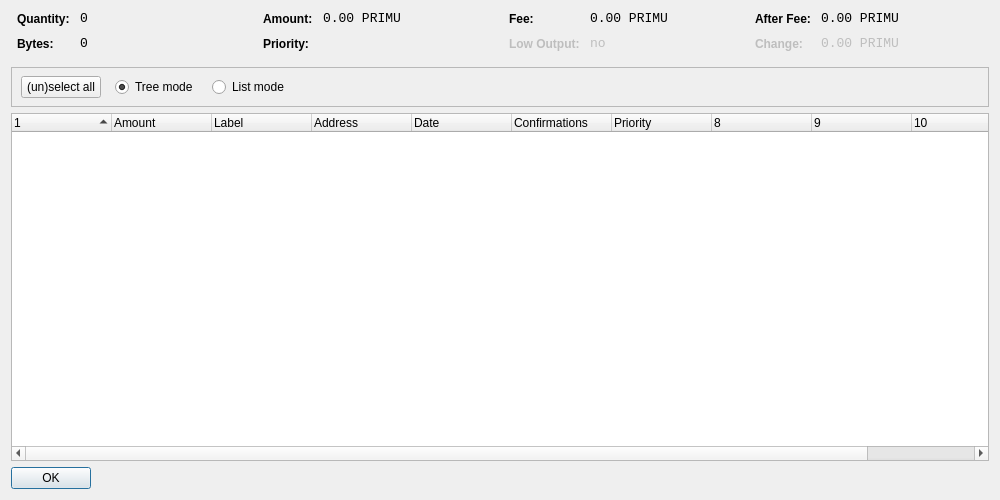
<?xml version="1.0" encoding="UTF-8"?>
<ui version="4.0">
 <class>CoinControlDialog</class>
 <widget class="QDialog" name="CoinControlDialog">
  <property name="geometry">
   <rect>
    <x>0</x>
    <y>0</y>
    <width>1000</width>
    <height>500</height>
   </rect>
  </property>
  <property name="windowTitle">
   <string>Coin Control</string>
  </property>
  <layout class="QVBoxLayout" name="verticalLayout">
   <item>
    <layout class="QHBoxLayout" name="horizontalLayoutTop" stretch="0,0,0,0">
     <property name="topMargin">
      <number>0</number>
     </property>
     <property name="bottomMargin">
      <number>10</number>
     </property>
     <item>
      <layout class="QFormLayout" name="formLayoutCoinControl1">
       <property name="horizontalSpacing">
        <number>10</number>
       </property>
       <property name="verticalSpacing">
        <number>10</number>
       </property>
       <property name="leftMargin">
        <number>6</number>
       </property>
       <property name="rightMargin">
        <number>6</number>
       </property>
       <item row="0" column="0">
        <widget class="QLabel" name="labelCoinControlQuantityText">
         <property name="styleSheet">
          <string notr="true">font-weight:bold;</string>
         </property>
         <property name="text">
          <string>Quantity:</string>
         </property>
        </widget>
       </item>
       <item row="0" column="1">
        <widget class="QLabel" name="labelCoinControlQuantity">
         <property name="font">
          <font>
           <family>Monospace</family>
           <pointsize>10</pointsize>
          </font>
         </property>
         <property name="cursor">
          <cursorShape>IBeamCursor</cursorShape>
         </property>
         <property name="contextMenuPolicy">
          <enum>Qt::ActionsContextMenu</enum>
         </property>
         <property name="text">
          <string notr="true">0</string>
         </property>
         <property name="textInteractionFlags">
          <set>Qt::LinksAccessibleByMouse|Qt::TextSelectableByKeyboard|Qt::TextSelectableByMouse</set>
         </property>
        </widget>
       </item>
       <item row="1" column="0">
        <widget class="QLabel" name="labelCoinControlBytesText">
         <property name="styleSheet">
          <string notr="true">font-weight:bold;</string>
         </property>
         <property name="text">
          <string>Bytes:</string>
         </property>
        </widget>
       </item>
       <item row="1" column="1">
        <widget class="QLabel" name="labelCoinControlBytes">
         <property name="font">
          <font>
           <family>Monospace</family>
           <pointsize>10</pointsize>
          </font>
         </property>
         <property name="cursor">
          <cursorShape>IBeamCursor</cursorShape>
         </property>
         <property name="contextMenuPolicy">
          <enum>Qt::ActionsContextMenu</enum>
         </property>
         <property name="text">
          <string notr="true">0</string>
         </property>
         <property name="textInteractionFlags">
          <set>Qt::LinksAccessibleByMouse|Qt::TextSelectableByKeyboard|Qt::TextSelectableByMouse</set>
         </property>
        </widget>
       </item>
      </layout>
     </item>
     <item>
      <layout class="QFormLayout" name="formLayoutCoinControl2">
       <property name="horizontalSpacing">
        <number>10</number>
       </property>
       <property name="verticalSpacing">
        <number>10</number>
       </property>
       <property name="leftMargin">
        <number>6</number>
       </property>
       <property name="rightMargin">
        <number>6</number>
       </property>
       <item row="0" column="0">
        <widget class="QLabel" name="labelCoinControlAmountText">
         <property name="styleSheet">
          <string notr="true">font-weight:bold;</string>
         </property>
         <property name="text">
          <string>Amount:</string>
         </property>
        </widget>
       </item>
       <item row="0" column="1">
        <widget class="QLabel" name="labelCoinControlAmount">
         <property name="font">
          <font>
           <family>Monospace</family>
           <pointsize>10</pointsize>
          </font>
         </property>
         <property name="cursor">
          <cursorShape>IBeamCursor</cursorShape>
         </property>
         <property name="contextMenuPolicy">
          <enum>Qt::ActionsContextMenu</enum>
         </property>
         <property name="text">
          <string notr="true">0.00 PRIMU</string>
         </property>
         <property name="textInteractionFlags">
          <set>Qt::LinksAccessibleByMouse|Qt::TextSelectableByKeyboard|Qt::TextSelectableByMouse</set>
         </property>
        </widget>
       </item>
       <item row="1" column="0">
        <widget class="QLabel" name="labelCoinControlPriorityText">
         <property name="styleSheet">
          <string notr="true">font-weight:bold;</string>
         </property>
         <property name="text">
          <string>Priority:</string>
         </property>
        </widget>
       </item>
       <item row="1" column="1">
        <widget class="QLabel" name="labelCoinControlPriority">
         <property name="font">
          <font>
           <family>Monospace</family>
           <pointsize>10</pointsize>
          </font>
         </property>
         <property name="cursor">
          <cursorShape>IBeamCursor</cursorShape>
         </property>
         <property name="contextMenuPolicy">
          <enum>Qt::ActionsContextMenu</enum>
         </property>
         <property name="text">
          <string/>
         </property>
         <property name="textInteractionFlags">
          <set>Qt::LinksAccessibleByMouse|Qt::TextSelectableByKeyboard|Qt::TextSelectableByMouse</set>
         </property>
        </widget>
       </item>
      </layout>
     </item>
     <item>
      <layout class="QFormLayout" name="formLayoutCoinControl3">
       <property name="horizontalSpacing">
        <number>10</number>
       </property>
       <property name="verticalSpacing">
        <number>10</number>
       </property>
       <property name="leftMargin">
        <number>6</number>
       </property>
       <property name="rightMargin">
        <number>6</number>
       </property>
       <item row="0" column="0">
        <widget class="QLabel" name="labelCoinControlFeeText">
         <property name="styleSheet">
          <string notr="true">font-weight:bold;</string>
         </property>
         <property name="text">
          <string>Fee:</string>
         </property>
        </widget>
       </item>
       <item row="0" column="1">
        <widget class="QLabel" name="labelCoinControlFee">
         <property name="font">
          <font>
           <family>Monospace</family>
           <pointsize>10</pointsize>
          </font>
         </property>
         <property name="cursor">
          <cursorShape>IBeamCursor</cursorShape>
         </property>
         <property name="contextMenuPolicy">
          <enum>Qt::ActionsContextMenu</enum>
         </property>
         <property name="text">
          <string notr="true">0.00 PRIMU</string>
         </property>
         <property name="textInteractionFlags">
          <set>Qt::LinksAccessibleByMouse|Qt::TextSelectableByKeyboard|Qt::TextSelectableByMouse</set>
         </property>
        </widget>
       </item>
       <item row="1" column="0">
        <widget class="QLabel" name="labelCoinControlLowOutputText">
         <property name="enabled">
          <bool>false</bool>
         </property>
         <property name="styleSheet">
          <string notr="true">font-weight:bold;</string>
         </property>
         <property name="text">
          <string>Low Output:</string>
         </property>
        </widget>
       </item>
       <item row="1" column="1">
        <widget class="QLabel" name="labelCoinControlLowOutput">
         <property name="enabled">
          <bool>false</bool>
         </property>
         <property name="font">
          <font>
           <family>Monospace</family>
           <pointsize>10</pointsize>
          </font>
         </property>
         <property name="cursor">
          <cursorShape>IBeamCursor</cursorShape>
         </property>
         <property name="contextMenuPolicy">
          <enum>Qt::ActionsContextMenu</enum>
         </property>
         <property name="text">
          <string notr="true">no</string>
         </property>
         <property name="textInteractionFlags">
          <set>Qt::LinksAccessibleByMouse|Qt::TextSelectableByKeyboard|Qt::TextSelectableByMouse</set>
         </property>
        </widget>
       </item>
      </layout>
     </item>
     <item>
      <layout class="QFormLayout" name="formLayoutCoinControl4">
       <property name="horizontalSpacing">
        <number>10</number>
       </property>
       <property name="verticalSpacing">
        <number>10</number>
       </property>
       <property name="leftMargin">
        <number>6</number>
       </property>
       <property name="rightMargin">
        <number>6</number>
       </property>
       <item row="0" column="0">
        <widget class="QLabel" name="labelCoinControlAfterFeeText">
         <property name="styleSheet">
          <string notr="true">font-weight:bold;</string>
         </property>
         <property name="text">
          <string>After Fee:</string>
         </property>
        </widget>
       </item>
       <item row="0" column="1">
        <widget class="QLabel" name="labelCoinControlAfterFee">
         <property name="font">
          <font>
           <family>Monospace</family>
           <pointsize>10</pointsize>
          </font>
         </property>
         <property name="cursor">
          <cursorShape>IBeamCursor</cursorShape>
         </property>
         <property name="contextMenuPolicy">
          <enum>Qt::ActionsContextMenu</enum>
         </property>
         <property name="text">
          <string notr="true">0.00 PRIMU</string>
         </property>
         <property name="textInteractionFlags">
          <set>Qt::LinksAccessibleByMouse|Qt::TextSelectableByKeyboard|Qt::TextSelectableByMouse</set>
         </property>
        </widget>
       </item>
       <item row="1" column="0">
        <widget class="QLabel" name="labelCoinControlChangeText">
         <property name="enabled">
          <bool>false</bool>
         </property>
         <property name="styleSheet">
          <string notr="true">font-weight:bold;</string>
         </property>
         <property name="text">
          <string>Change:</string>
         </property>
        </widget>
       </item>
       <item row="1" column="1">
        <widget class="QLabel" name="labelCoinControlChange">
         <property name="enabled">
          <bool>false</bool>
         </property>
         <property name="font">
          <font>
           <family>Monospace</family>
           <pointsize>10</pointsize>
          </font>
         </property>
         <property name="cursor">
          <cursorShape>IBeamCursor</cursorShape>
         </property>
         <property name="contextMenuPolicy">
          <enum>Qt::ActionsContextMenu</enum>
         </property>
         <property name="text">
          <string notr="true">0.00 PRIMU</string>
         </property>
         <property name="textInteractionFlags">
          <set>Qt::LinksAccessibleByMouse|Qt::TextSelectableByKeyboard|Qt::TextSelectableByMouse</set>
         </property>
        </widget>
       </item>
      </layout>
     </item>
    </layout>
   </item>
   <item>
    <widget class="QFrame" name="frame">
     <property name="minimumSize">
      <size>
       <width>0</width>
       <height>40</height>
      </size>
     </property>
     <property name="frameShape">
      <enum>QFrame::StyledPanel</enum>
     </property>
     <property name="frameShadow">
      <enum>QFrame::Sunken</enum>
     </property>
     <widget class="QWidget" name="horizontalLayoutWidget">
      <property name="geometry">
       <rect>
        <x>10</x>
        <y>0</y>
        <width>781</width>
        <height>41</height>
       </rect>
      </property>
      <layout class="QHBoxLayout" name="horizontalLayoutPanel" stretch="0,0,0,0,0">
       <property name="spacing">
        <number>14</number>
       </property>
       <item>
        <widget class="QPushButton" name="pushButtonSelectAll">
         <property name="sizePolicy">
          <sizepolicy hsizetype="Maximum" vsizetype="Fixed">
           <horstretch>0</horstretch>
           <verstretch>0</verstretch>
          </sizepolicy>
         </property>
         <property name="text">
          <string>(un)select all</string>
         </property>
        </widget>
       </item>
       <item>
        <widget class="QRadioButton" name="radioTreeMode">
         <property name="sizePolicy">
          <sizepolicy hsizetype="Maximum" vsizetype="Fixed">
           <horstretch>0</horstretch>
           <verstretch>0</verstretch>
          </sizepolicy>
         </property>
         <property name="text">
          <string>Tree mode</string>
         </property>
         <property name="checked">
          <bool>true</bool>
         </property>
        </widget>
       </item>
       <item>
        <widget class="QRadioButton" name="radioListMode">
         <property name="sizePolicy">
          <sizepolicy hsizetype="Maximum" vsizetype="Fixed">
           <horstretch>0</horstretch>
           <verstretch>0</verstretch>
          </sizepolicy>
         </property>
         <property name="text">
          <string>List mode</string>
         </property>
        </widget>
       </item>
       <item>
        <spacer name="horizontalSpacer">
         <property name="orientation">
          <enum>Qt::Horizontal</enum>
         </property>
         <property name="sizeHint" stdset="0">
          <size>
           <width>40</width>
           <height>20</height>
          </size>
         </property>
        </spacer>
       </item>
      </layout>
     </widget>
    </widget>
   </item>
   <item>
    <widget class="CoinControlTreeWidget" name="treeWidget">
     <property name="contextMenuPolicy">
      <enum>Qt::CustomContextMenu</enum>
     </property>
     <property name="sortingEnabled">
      <bool>false</bool>
     </property>
     <property name="columnCount">
      <number>11</number>
     </property>
     <attribute name="headerShowSortIndicator" stdset="0">
      <bool>true</bool>
     </attribute>
     <attribute name="headerStretchLastSection">
      <bool>false</bool>
     </attribute>
     <column>
      <property name="text">
       <string/>
      </property>
     </column>
     <column>
      <property name="text">
       <string>Amount</string>
      </property>
     </column>
     <column>
      <property name="text">
       <string>Label</string>
      </property>
     </column>
     <column>
      <property name="text">
       <string>Address</string>
      </property>
     </column>
     <column>
      <property name="text">
       <string>Date</string>
      </property>
     </column>
     <column>
      <property name="text">
       <string>Confirmations</string>
      </property>
      <property name="toolTip">
       <string>Confirmed</string>
      </property>
     </column>
     <column>
      <property name="text">
       <string>Priority</string>
      </property>
     </column>
     <column>
      <property name="text">
       <string/>
      </property>
     </column>
     <column>
      <property name="text">
       <string/>
      </property>
     </column>
     <column>
      <property name="text">
       <string/>
      </property>
     </column>
     <column>
      <property name="text">
       <string/>
      </property>
     </column>
    </widget>
   </item>
   <item>
    <widget class="QDialogButtonBox" name="buttonBox">
     <property name="sizePolicy">
      <sizepolicy hsizetype="Maximum" vsizetype="Fixed">
       <horstretch>0</horstretch>
       <verstretch>0</verstretch>
      </sizepolicy>
     </property>
     <property name="orientation">
      <enum>Qt::Horizontal</enum>
     </property>
     <property name="standardButtons">
      <set>QDialogButtonBox::Ok</set>
     </property>
    </widget>
   </item>
  </layout>
 </widget>
 <customwidgets>
  <customwidget>
   <class>CoinControlTreeWidget</class>
   <extends>QTreeWidget</extends>
   <header>coincontroltreewidget.h</header>
  </customwidget>
 </customwidgets>
 <resources/>
 <connections/>
</ui>
